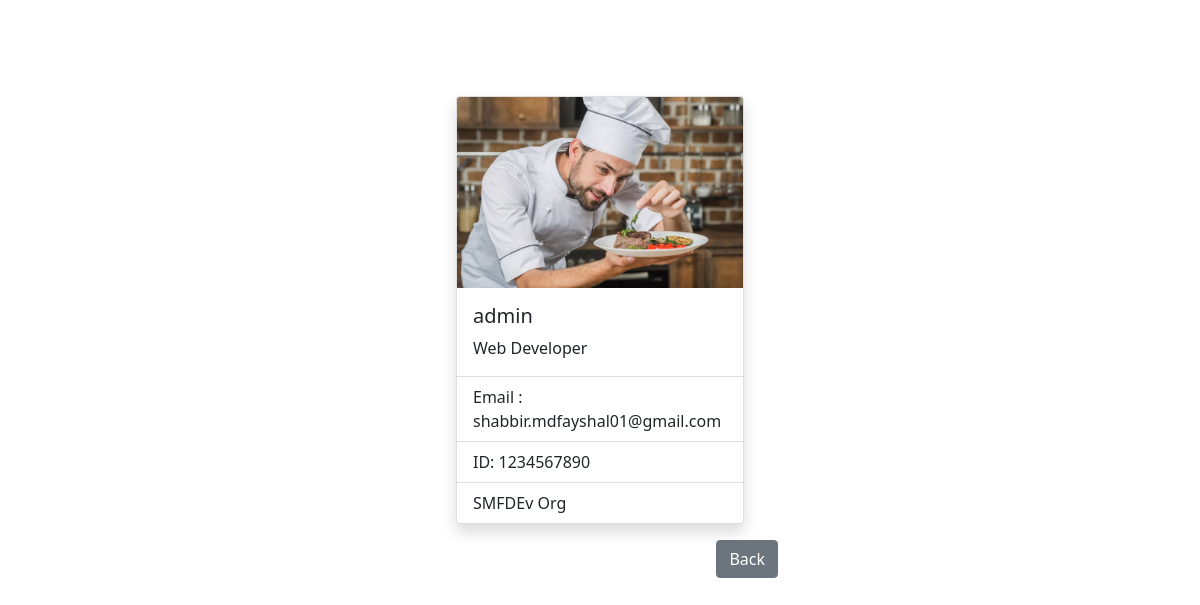
/idcard.php?status=show&&id=21, run on the app's committed database.
### tables this page shows
CREATE TABLE IF NOT EXISTS `information` (
  `id` int NOT NULL AUTO_INCREMENT,
  `user_name` text NOT NULL,
  `email` varchar(255) NOT NULL,
  `number` int NOT NULL,
  `img_name` varchar(255) NOT NULL,
  PRIMARY KEY (`id`)
);

### function.php (called while the page is built, shortened)
<?php
 class idCard{
    private $conn;
    public function __construct()
    {
        $dbhost = 'localhost';
        $dbuser = 'root';
        $dbpass = '';
        $dbname = 'imgform';
        $this->conn = mysqli_connect($dbhost, $dbuser, $dbpass, $dbname);
    }
    public function show_data_by_id($id){
        $query = "SELECT * FROM information WHERE id=$id";
        if(mysqli_query($this->conn,$query)){
            $returndata = mysqli_query($this->conn,$query);
            return $returndata;
        }
    }
 }
?>

### idcard.php (the view, shortened to what this page needs)
<?php
  include("function.php");
  $objIdcard = new idCard();
  if(isset($_GET['status'])){
      if($_GET['status']='show'){
          $id = $_GET['id'];
         $card = $objIdcard->show_data_by_id($id);
      }
  }
?>
<!doctype html>
<html lang="en">
<head>
  <link href="https://cdn.jsdelivr.net/npm/bootstrap@5.1.3/dist/css/bootstrap.min.css" rel="stylesheet">
</head>
<body class="container">
  <div class="pt-5 px-5 mx-5 mt-5 mb-3  d-flex justify-content-center ">
    <div class="card  shadow  " style="width: 18rem;">
    <?php while($show=mysqli_fetch_assoc($card)) { ?>
      <img src="upload/<?php echo $show['img_name'];?>" class="card-img-top" alt="Image">
      <div class="card-body">
        <h5 class="card-title"><?php echo $show['user_name']?></h5>
        <p class="card-text">Web Developer</p>
      </div>
      <ul class="list-group list-group-flush">
        <li class="list-group-item">Email : <?php echo $show['email']?></li>
        <li class="list-group-item">ID: <?php echo $show['number']?></li>
        <li class="list-group-item">SMFDEv Org</li>
      </ul>
      <?php } ?>
    </div>
  </div>
  <div class="row">
    <div class="col-4"></div>
    <div class="col-4 d-flex justify-content-end ">
  <a class=" btn btn-secondary" href="index.php">Back</a>
  </div>
    <div class="col-4"></div>
  </div>
</body>
</html>

### data on the page
information: img_name (picture), user_name "admin", email "shabbir.mdfayshal01@gmail.com", number "1234567890"
